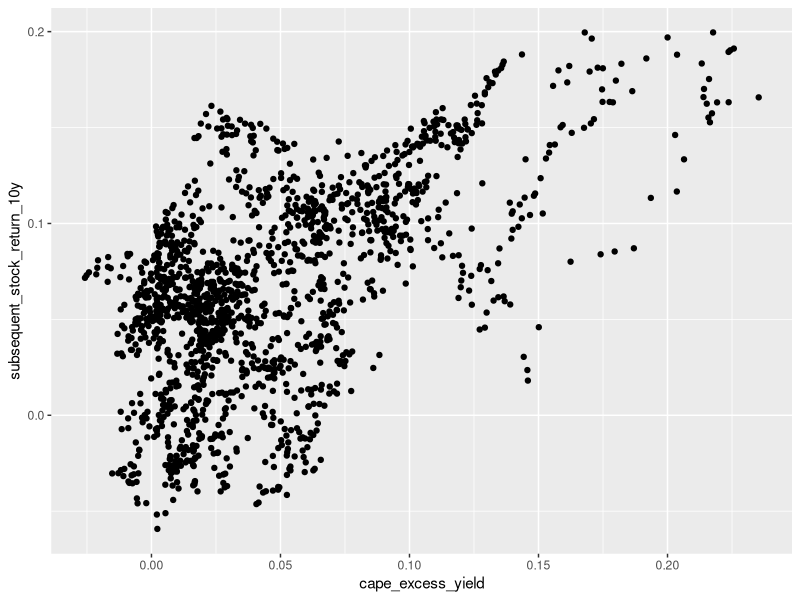

This chart was generated by the following R code:
library(dplyr)
library(readr)
library(tidyr)
library(lubridate)
library(ggplot2)

SAMPLE_QUANTILES <- c(0, 0.05, 0.25, 0.5, 0.75, 0.95, 1)

cape_yield_data <- read_csv("shiller_cape.csv")

summarize_cape_yield <- function(cape_yield_data) {
  cape_yield_data %>% 
    summarise(
      pct = sprintf("%d%%", 100*SAMPLE_QUANTILES),
      cape_yield = sprintf("%.2f%%", 100*quantile(cape_excess_yield, SAMPLE_QUANTILES))
    )
}

cape_yield_data %>% 
  filter(!is.na(cape_excess_yield)) %>% 
  group_by(
    period = case_when(
      month >= '1986-01-01' & month <= '2020-12-01' ~ "1986--2020",
      month >= '1951-01-01' & month <= '1985-12-01' ~ "1951--1985",
      month >= '1916-01-01' & month <= '1950-12-01' ~ "1916--1950",
      month >= "1881-01-01" & month <= '1915-12-01' ~ "1881--1915",
      TRUE ~ "Other"
    )
  ) %>% 
  summarize_cape_yield() %>% 
  ungroup() %>% 
  bind_rows(
    cape_yield_data %>%
      filter(month >= '1881-01-01', month <= '2020-12-01') %>% 
      group_by(period = "1881--2020") %>% 
      summarize_cape_yield()
  ) %>% 
  pivot_wider(names_from="pct", values_from="cape_yield") %>% 
  filter(!period == "Other")

cape_yield_data %>% 
  ggplot(aes(x = cape_excess_yield, y = subsequent_stock_return_10y)) +
  geom_point()


cape_yield_data %>% 
  summarise(
    cape_excess_yield = median(cape_excess_yield, na.rm=TRUE),
    subsequent_stock_return_10y = median(subsequent_stock_return_10y, na.rm=TRUE)
  )

cape_yield_data %>% 
  filter(year(month) == 1987)
